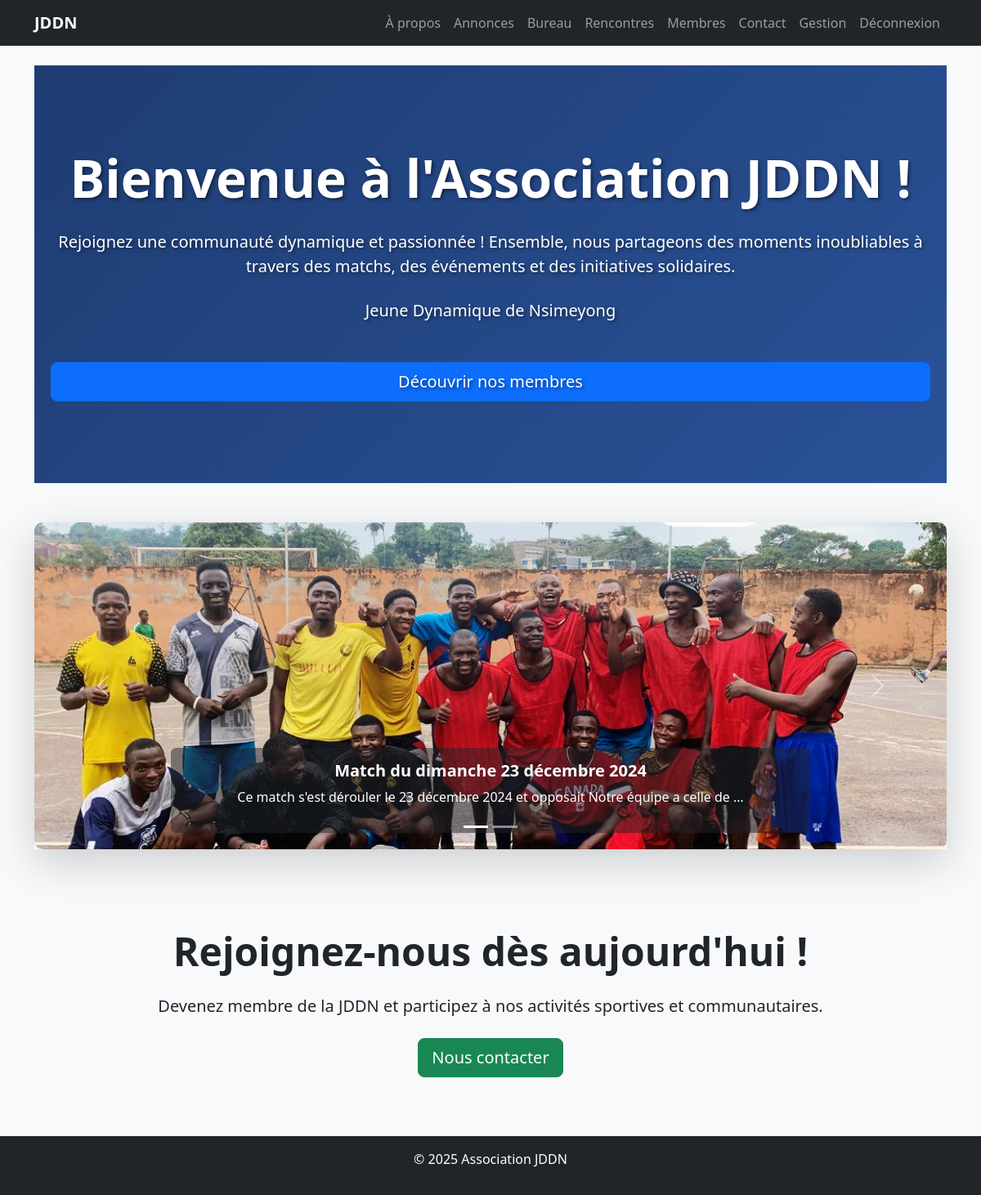
Page / (signed in) on the committed database.
### core/models.py (models this page shows, shortened)
class Association(models.Model):
    nom = models.CharField(max_length=100)
    description = models.TextField(blank=True)
    date_creation = models.DateField()
    logo = models.ImageField(upload_to='logos/', blank=True, null=True)
    email = models.EmailField(blank=True)
    telephone = models.CharField(max_length=20, blank=True)
    adresse = models.TextField(blank=True)
    cotisation_match = models.DecimalField(max_digits=10, decimal_places=2, default=500.00)  # 500 FCFA par membre
    amende_retard = models.DecimalField(max_digits=10, decimal_places=2, default=100.00)  # 100 FCFA pour retard
    heure_debut_match = models.TimeField(default='08:00:00')  # 8h

class Photo(models.Model):
    titre = models.CharField(max_length=200)
    image = models.ImageField(upload_to='photos/')
    description = models.TextField(blank=True)
    match = models.ForeignKey(Match, on_delete=models.SET_NULL, null=True, blank=True)  # Associer à un match si pertinent
    association = models.ForeignKey(Association, on_delete=models.CASCADE)

### core/views.py (the view)
# urls.py: path('', views.home, name='home'),
def home(request):
    association = Association.objects.first()  # Assume une seule association
    photos = Photo.objects.filter(association=association)[:5]  # Pour carousel
    return render(request, 'home.html', {'association': association, 'photos': photos})

### core/models.py (called while the page is built)
    def is_bureau(self):
        return self.role and self.role.nom != 'membre_simple'

### templates/home.html (shortened to what this page needs)
{% extends 'base.html' %}
{% load static %}
{% block content %}
<div class="container-fluid p-0">
    <div class="hero-section text-center text-white" style="background: linear-gradient(135deg, #1e3c72 0%, #2a5298 100%); padding: 100px 20px;">
        <h1 class="display-3 fw-bold mb-4 animate__animated animate__fadeIn">Bienvenue à l'Association JDDN !</h1>
        <p class="lead mb-4 animate__animated animate__fadeIn" style="animation-delay: 0.3s;">
            Rejoignez une communauté dynamique et passionnée ! Ensemble, nous partageons des moments inoubliables à travers des matchs, des événements et des initiatives solidaires.
        </p>
        {% if association %}
            <p class="fs-5 mb-5 animate__animated animate__fadeIn" style="animation-delay: 0.6s;">
                {{ association.description|truncatewords:40 }}
            </p>
        {% endif %}
        <a href="{% url 'membres' %}" class="btn btn-primary btn-lg animate__animated animate__pulse" style="animation-delay: 0.9s;">Découvrir nos membres</a>
    </div>
    <div class="carousel-section my-5">
        <div id="carouselHome" class="carousel slide shadow-lg" data-bs-ride="carousel">
            <div class="carousel-indicators">
                {% for photo in photos %}
                    <button type="button" data-bs-target="#carouselHome" data-bs-slide-to="{{ forloop.counter0 }}" class="{% if forloop.first %}active{% endif %}" aria-current="{% if forloop.first %}true{% endif %}" aria-label="Slide {{ forloop.counter }}"></button>
                {% empty %}
                    <button type="button" data-bs-target="#carouselHome" data-bs-slide-to="0" class="active" aria-current="true" aria-label="Slide 1"></button>
                {% endfor %}
            </div>
            <div class="carousel-inner">
                {% for photo in photos %}
                    <div class="carousel-item {% if forloop.first %}active{% endif %}">
                        <img src="{{ photo.image.url }}" class="d-block w-100" alt="{{ photo.titre }}" style="height: 500px; object-fit: cover; border-radius: 10px;">
                        <div class="carousel-caption d-none d-md-block bg-dark bg-opacity-50 rounded p-3">
                            <h5 class="fw-bold">{{ photo.titre }}</h5>
                            <p>{{ photo.description|truncatewords:15 }}</p>
                        </div>
                    </div>
                {% endfor %}
            </div>
            <button class="carousel-control-prev" type="button" data-bs-target="#carouselHome" data-bs-slide="prev">
                <span class="carousel-control-prev-icon" aria-hidden="true"></span>
            </button>
            <button class="carousel-control-next" type="button" data-bs-target="#carouselHome" data-bs-slide="next">
                <span class="carousel-control-next-icon" aria-hidden="true"></span>
            </button>
        </div>
    </div>
    <div class="cta-section text-center py-5 bg-light">
        <h2 class="display-5 fw-bold mb-4">Rejoignez-nous dès aujourd'hui !</h2>
        <p class="lead mb-4">Devenez membre de la JDDN et participez à nos activités sportives et communautaires.</p>
        <a href="{% url 'contact' %}" class="btn btn-success btn-lg">Nous contacter</a>
    </div>
</div>
<link rel="stylesheet" href="https://cdnjs.cloudflare.com/ajax/libs/animate.css/4.1.1/animate.min.css">
{% endblock %}

### static/css/custom.css (style rules this page uses)
body { background-color: #f8f9fa; }
.carousel-item img { max-height: 400px; object-fit: cover; }

### templates/home.html (style rules this page uses)
.hero-section { min-height: 400px; display: flex; flex-direction: column; justify-content: center; text-shadow: 2px 2px 4px rgba(0, 0, 0, 0.5); }
.carousel-section { max-width: 1200px; margin: auto; }
.carousel-item img { transition: transform 0.5s ease; }
.carousel-caption { bottom: 20px; background: rgba(0, 0, 0, 0.7); border-radius: 8px; }
.animate__pulse { animation-duration: 1.5s; animation-iteration-count: infinite; }

### rows in the picture
Association: description "Jeune Dynamique de Nsimeyong"
Photo: image (picture), titre "Match du dimanche 23 décembre 2024", description "Ce match s'est dérouler le 23 décembre 2024 et opposait Notre équipe a celle de …"
